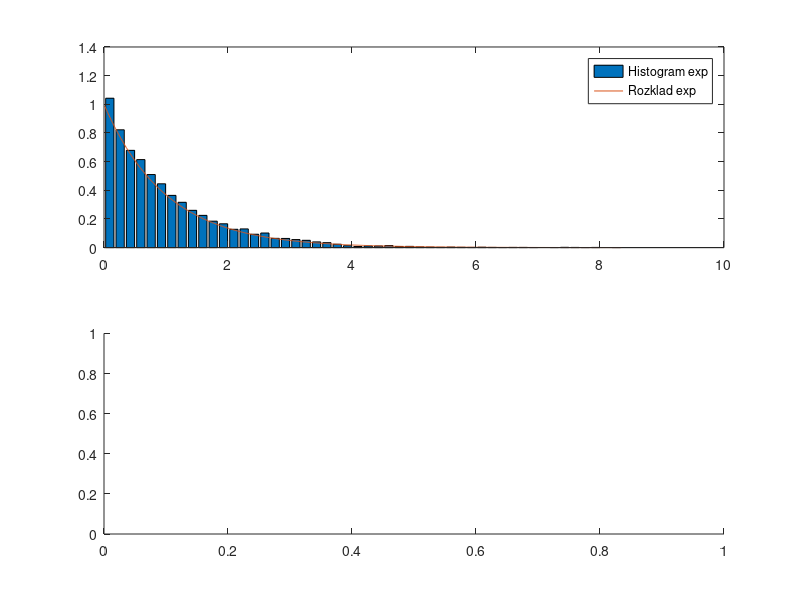

Here is the MATLAB script that generated this plot: (Note: this script raises an error after producing the figure.)
a = 1
ni = 1
f = @(x) exp(-x/a)/a
F = @(x) 1-exp(-x/a)

%exp(-x/a) = 1 - F
%-x/a = ln(1-F)

InvF = @(x) -a*log(1-x)
Runiform = 0.01 + 0.99*rand(1,10000)
Rexp = InvF(Runiform)



sp1 = subplot(211)
[m, bin] = hist(Rexp, 50)
m = m/trapz(bin,m)
bar(sp1, bin, m)

x = linspace(min(Rexp), max(Rexp), 1000)
fExp = f(x)
hold on
plot(sp1,x, fExp)
legend('Histogram exp', 'Rozklad exp')



sp2 = subplot(212)

g = @(x) gamma((ni + 1)/2) / (sqrt(ni*pi) * gamma(ni/2)) * (1+x.^2/ni).^(-(ni+1)/2)

G = @(x) quadgk(g, -Inf, x)
Rstudent = arrayfun( @(y) fzero(@(x) (G(x)-y), 0), Runiform);

[m, bin] = hist(student, 50)
m = m/trapz(bin,m)
bar(sp2, bin, m)
hold on
x2 = linspace(min(Rstudent), max(Rstudent), 1000);
plot(sp2, x2, g(x2))
legend('Histogram student', 'Rozklad student');